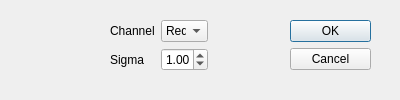
<?xml version="1.0" encoding="UTF-8"?>
<ui version="4.0">
 <class>Dialog_gaussian_noise</class>
 <widget class="QDialog" name="Dialog_gaussian_noise">
  <property name="geometry">
   <rect>
    <x>0</x>
    <y>0</y>
    <width>400</width>
    <height>100</height>
   </rect>
  </property>
  <property name="sizePolicy">
   <sizepolicy hsizetype="Fixed" vsizetype="Fixed">
    <horstretch>0</horstretch>
    <verstretch>0</verstretch>
   </sizepolicy>
  </property>
  <property name="minimumSize">
   <size>
    <width>400</width>
    <height>100</height>
   </size>
  </property>
  <property name="maximumSize">
   <size>
    <width>400</width>
    <height>100</height>
   </size>
  </property>
  <property name="windowTitle">
   <string>Gaussian Noise</string>
  </property>
  <widget class="QDialogButtonBox" name="buttonBox">
   <property name="geometry">
    <rect>
     <x>290</x>
     <y>20</y>
     <width>81</width>
     <height>241</height>
    </rect>
   </property>
   <property name="orientation">
    <enum>Qt::Vertical</enum>
   </property>
   <property name="standardButtons">
    <set>QDialogButtonBox::Cancel|QDialogButtonBox::Ok</set>
   </property>
  </widget>
  <widget class="QWidget" name="">
   <property name="geometry">
    <rect>
     <x>110</x>
     <y>20</y>
     <width>98</width>
     <height>51</height>
    </rect>
   </property>
   <layout class="QGridLayout" name="gridLayout">
    <item row="0" column="0">
     <widget class="QLabel" name="label">
      <property name="text">
       <string>Channel</string>
      </property>
     </widget>
    </item>
    <item row="0" column="1">
     <widget class="QComboBox" name="comboBox_channel">
      <item>
       <property name="text">
        <string>Red</string>
       </property>
      </item>
      <item>
       <property name="text">
        <string>Green</string>
       </property>
      </item>
      <item>
       <property name="text">
        <string>Blue</string>
       </property>
      </item>
      <item>
       <property name="text">
        <string>N/A</string>
       </property>
      </item>
     </widget>
    </item>
    <item row="1" column="0">
     <widget class="QLabel" name="label_2">
      <property name="text">
       <string>Sigma</string>
      </property>
     </widget>
    </item>
    <item row="1" column="1">
     <widget class="QDoubleSpinBox" name="doubleSpinBox_sigma">
      <property name="stepType">
       <enum>QAbstractSpinBox::DefaultStepType</enum>
      </property>
      <property name="value">
       <double>1.000000000000000</double>
      </property>
     </widget>
    </item>
   </layout>
  </widget>
 </widget>
 <resources/>
 <connections>
  <connection>
   <sender>buttonBox</sender>
   <signal>accepted()</signal>
   <receiver>Dialog_gaussian_noise</receiver>
   <slot>accept()</slot>
   <hints>
    <hint type="sourcelabel">
     <x>248</x>
     <y>254</y>
    </hint>
    <hint type="destinationlabel">
     <x>157</x>
     <y>274</y>
    </hint>
   </hints>
  </connection>
  <connection>
   <sender>buttonBox</sender>
   <signal>rejected()</signal>
   <receiver>Dialog_gaussian_noise</receiver>
   <slot>reject()</slot>
   <hints>
    <hint type="sourcelabel">
     <x>316</x>
     <y>260</y>
    </hint>
    <hint type="destinationlabel">
     <x>286</x>
     <y>274</y>
    </hint>
   </hints>
  </connection>
 </connections>
</ui>
